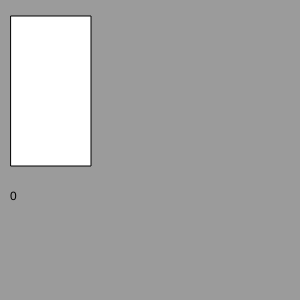
Frame 1 (no input)
Frame 60 (no input): identical to frame 1, image omitted
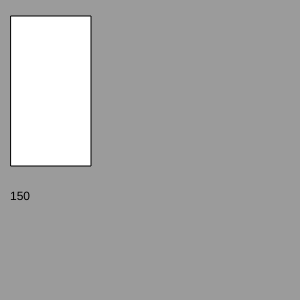
Frame 120 (the mouse pressed at the canvas centre since frame 60)

The p5.js sketch that drew these frames (run headless with seeded random() and noise() and a simulated clock; from frame 60 on, the mouse is pressed at the canvas centre):

// p5.js sketch
// ── sketch.js
let x = 0;
let y = 0;
let scaler = 1;

function setup() {
    createCanvas(300, 300);
    createP();

    let t = createButton("Translate");
    let s = createButton("Scale");

    t.mousePressed(trans);
    s.mousePressed(scaled);
}

function draw() {
    background(155);
    scale(scaler);
    translate(x, y);
    rect(11, 16, 80, 150);
    text(mouseX, 10, 200);
}

function trans() {
    x = -10;
    y = -15;
}

function scaled() {
    scaler = 240 / 150;
}
